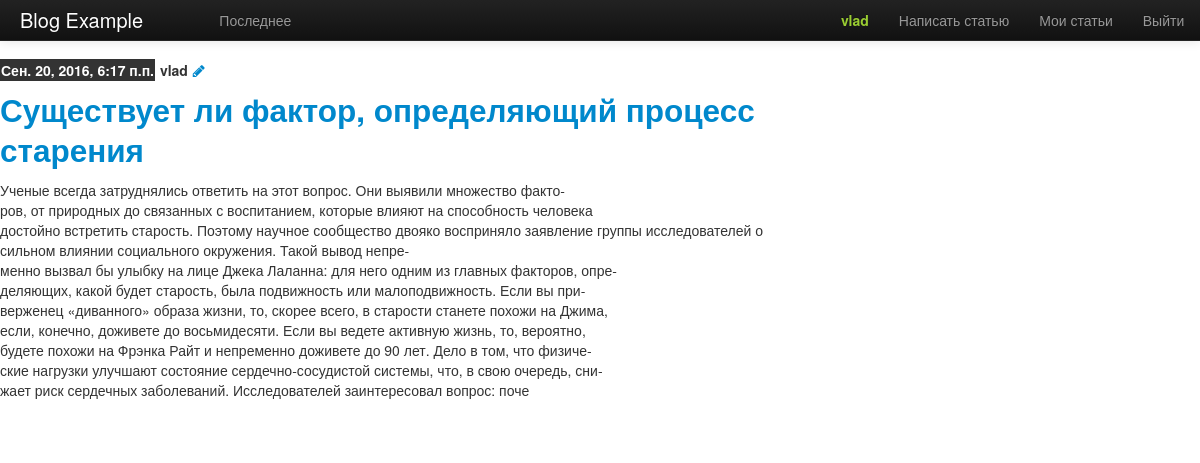
Page /blog/my_posts/ (signed in) on the committed database.
### blog/models.py (models this page shows, shortened)
class Post(models.Model):
    title = models.CharField(u'Заголовок', max_length=255, unique_for_date="published_date")
    published_date = models.DateTimeField(u'Дата публикации', blank=True, null=True)
    content = models.TextField(u'Содержание', max_length=10000)
    owner = models.ForeignKey('auth.User')
    class Meta:
        get_latest_by = 'published_date'
        ordering = ('-published_date',)
        verbose_name_plural = 'entries'
    def get_absolute_url(self):
        return "/blog/post/%i/" % self.id

### blog/views.py (the view)
class OwnerPostsListView(LoggedInMixin, ListView):
    model = Post
    template_name = 'blog/post_list.html'
    def get_queryset(self):
        return Post.objects.filter(owner=self.request.user)

### blog/views.py (called while the page is built)
        @method_decorator(login_required)
        def dispatch(self, *args, **kwargs):
            return super(LoggedInMixin, self).dispatch(*args, **kwargs)

### templates/blog/post_list.html
{% extends 'blog/base.html' %}
{% block content %}
    {% for post in object_list %}
        <article class="post_preview">
            <header class="post_meta">
                <time pubdate datetime="{{ post.published_date }}" >{{ post.published_date }}</time>
                <span class="owner">{{post.owner}}</span>
                {% if post.owner == user %}<a class="" href="{% url 'post_edit' pk=post.pk %}"><span class="fa-pencil fa" aria-hidden="true"></span></a>{% else %} <i class="fa fa-user" aria-hidden="true"></i> {% endif %}
            </header>
            <h2><a href="{{ post.get_absolute_url }}">{{ post.title }}</a></h2>
            <p>{{ post.content|linebreaksbr }}</p>
        </article>
    {% empty %}
    <p>Нет постов</p>
    {% endfor %}
{% endblock %}

### templates/blog/base.html (shortened to what this page needs)
{% load staticfiles %}
<!DOCTYPE html>
<html lang="ru">
    <head>
        <link href="{% static 'bootstrap/css/bootstrap.min.css' %}" rel="stylesheet">
        <link href="{% static 'bootstrap/css/bootstrap-responsive.min.css' %}" rel="stylesheet">
        <link href="https://maxcdn.bootstrapcdn.com/font-awesome/4.6.3/css/font-awesome.min.css" rel="stylesheet">
    </head>
<body>
<div class="navbar navbar-inverse navbar-fixed-top">
    <div class="navbar-inner">
        <div class="container row-fluid">
            <div class="brand span2">Blog Example </div>
            <ul class="nav span10">
                <li class="all_posts"><a href="{% url 'list' %}" >Последнее</a></li>
                <li class="auth_block_container">
                    <a href="{% url 'profile' %}" class="auth_block auth_user">{{ user }}</a>
                    {% if user.is_anonymous %} <a href="{% url 'login' %}" class="auth_block">Войти</a> <span class="auth_block">или </span><a href="{% url 'register' %}" class="auth_block">Зарегестрироваться</a>
                    {% else %}
                        <a href="{% url 'post_new' %}" class="auth_block">Написать статью</a>
                        <a href="{% url 'my_posts' %}" class="auth_block">Мои статьи</a>
                        <a href="{% url 'logout' %}" class="auth_block">Выйти</a>
                    {% endif %}
                </li>
            </ul>
        </div>
    </div>
</div>
<div class="container">
     <div class="row">
         <div class="span8">{% block content %}Empty page{% endblock %}</div>
         <div class="span4"></div>
     </div>
</div>
</body>
</html>

### templates/blog/base.html (style rules this page uses)
body { padding-top: 60px; }
.container { width: 1200px; }
.nav { margin: 0 0 0 30px !important; }
.auth_block { float: left !important; display: block; }
.auth_block_container { float: right !important; }
.auth_user { font-weight: bold; color: yellowgreen !important; }
.post_preview { margin-bottom: 35px; }
.post_preview time, .post_preview .owner { padding: 1px; font-weight: bold; }
.post_preview time { background-color: #333; }
.post_preview .owner { color: #333 !important; }
.post_preview time { color: white !important; }

### rows in the picture
Post: published_date "Сен. 20, 2016, 6:17 п.п.", owner "vlad", title "Существует ли фактор, определяющий процесс старения", content "Ученые всегда затруднялись ответить на этот вопрос. Они выявили множество факто- ров, от природных до связанных с воспитанием, которые влияют на способность человека достойно встретить старость. Поэтому научное сообщество двояко восприняло заявление группы исследователей о сильном влиянии социального окружения. Такой вывод непре- менно вызвал бы улыбку на лице Джека Лаланна: для него одним из главных факторов, опре- деляющих, какой будет старость, была подвижность или малоподвижность. Если вы при- верженец «диванного» образа жизни, то, скорее всего, в старости станете похожи на Джима, если, конечно, доживете до восьмидесяти. Если вы ведете активную жизнь, то, вероятно, будете похожи на…"

### other values in the picture
{{ user }} "vlad"
